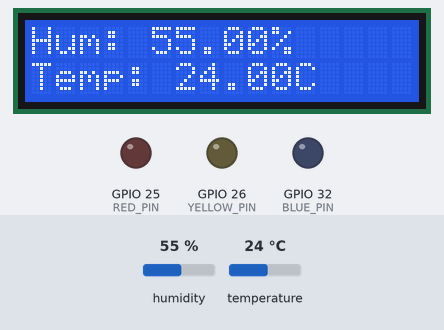
Recording of a program running on a simulated ESP32. Shown: 16×2 character LCD, output pins drawn as LEDs (lit = HIGH). The inputs (shaded band) are chosen by the test bench; at power-on: humidity 55 %, temperature 24 °C. WiFi joins after 1.5 s; servers stay silent unless stated; random numbers use the default seed unless the program sets one; no MQTT or app messages arrive unless stated; what the program prints to the serial monitor is not drawn.

Above: at 4.2 s.
4.3 s: humidity set to 31 %
At 5.8 s:
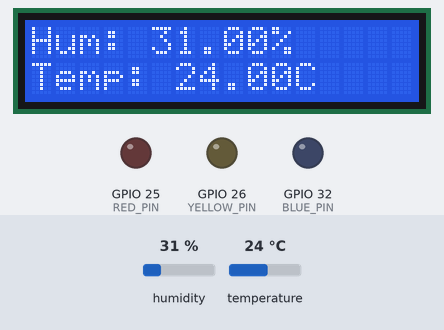
7.0 s: humidity set to 28 %
At 8.4 s:
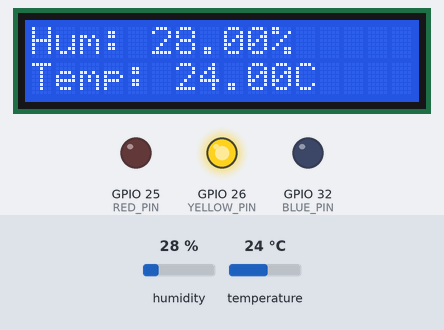
9.7 s: temperature set to 15.7 °C
At 12.4 s:
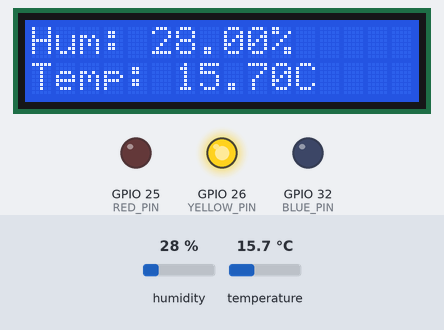
12.7 s: temperature set to 14.4 °C
At 14.1 s:
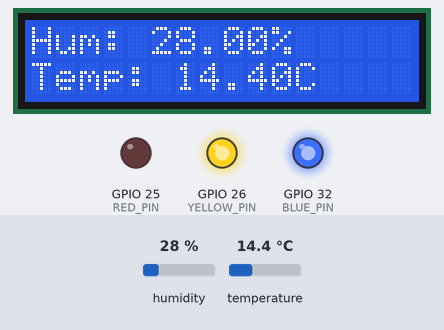
15.4 s: humidity set to 40 %
At 18.2 s:
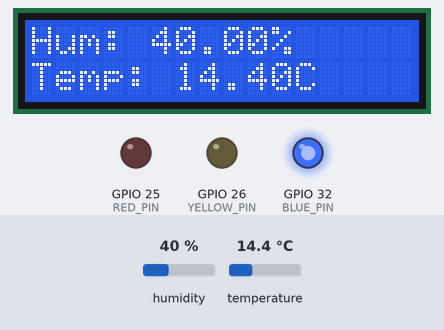
21.4 s: temperature set to 41 °C
At 22.4 s:
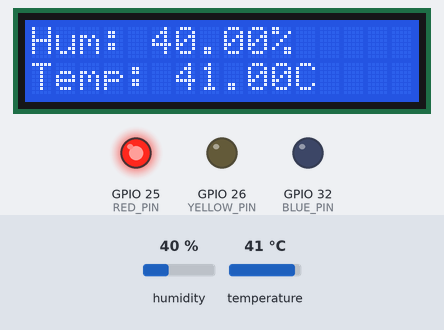
Timing chart, 0 to 24.4 s (numbered marks = the images above; inputs shaded):
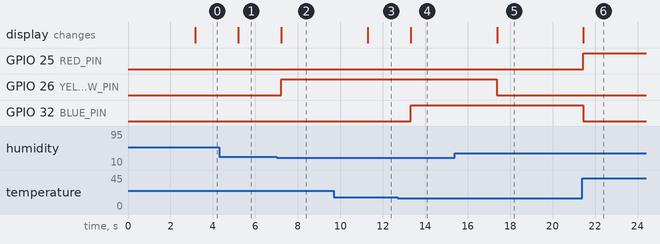

Measured:
- the behaviour switches between 30 and 29 % on humidity (found by bisection; images 1 and 2)
- the behaviour switches between 15.1 and 15 °C on temperature (found by bisection; images 3 and 4)
- after the input at 4.3 s, the display: changes after 0.89 s (image 1)
- after the input at 7.0 s, GPIO 26 (YELLOW_PIN): LOW → HIGH after 0.22 s; the display: changes after 0.22 s (image 2)
- after the input at 9.7 s, the display: changes after 1.6 s (image 3)
- after the input at 12.7 s, GPIO 32 (BLUE_PIN): LOW → HIGH after 0.62 s; the display: changes after 0.62 s (image 4)
- after the input at 15.4 s, GPIO 26 (YELLOW_PIN): HIGH → LOW after 2.0 s; the display: changes after 2.0 s (image 5)
- after the input at 21.4 s, GPIO 25 (RED_PIN): LOW → HIGH at once; GPIO 32 (BLUE_PIN): HIGH → LOW at once; the display: changes at once (image 6)

The program:

main.cpp
```cpp
#include <Arduino.h>
#include <WiFi.h>
#include <PubSubClient.h>
#include <DHT.h>
#include <LiquidCrystal_I2C.h>

/* ===================== WIFI ===================== */
const char *ssid = "Wokwi-GUEST";
const char *password = "";

/* ===================== MQTT ===================== */
const char *mqttServer = "broker.hivemq.com";
const int mqttPort = 1883;
const char *topic_pub = "ITKPS/Labmqtt/IT";

WiFiClient wifiClient;
PubSubClient mqttClient(wifiClient);

/* ===================== LCD ===================== */
LiquidCrystal_I2C lcd(0x27, 16, 2);

/* ===================== DHT22 ===================== */
#define DHTPIN 12        // เปลี่ยนเป็น 14 ถ้าใช้บอร์ดจริง
#define DHTTYPE DHT22
DHT dht(DHTPIN, DHTTYPE);

/* ===================== LED ===================== */
#define RED_PIN     25
#define YELLOW_PIN  26
#define BLUE_PIN    32

/* ===================== FUNCTIONS ===================== */
void initLCD()
{
  lcd.init();
  lcd.backlight();
  lcd.clear();
  lcd.setCursor(0, 0);
  lcd.print("Starting...");
  delay(1500);
}

void displayLCD(int col, int row, String msg, bool clear = true)
{
  if (clear) lcd.clear();
  lcd.setCursor(col, row);
  lcd.print(msg);
}

void setup_wifi()
{
  Serial.print("Connecting to WiFi");
  WiFi.begin(ssid, password);
  while (WiFi.status() != WL_CONNECTED)
  {
    delay(500);
    Serial.print(".");
  }
  Serial.println("\nWiFi connected");
  Serial.print("IP: ");
  Serial.println(WiFi.localIP());
}

void reconnectMQTT()
{
  while (!mqttClient.connected())
  {
    Serial.print("Connecting MQTT...");
    String clientId = "ESP32-" + String(random(0xffff), HEX);
    if (mqttClient.connect(clientId.c_str()))
    {
      Serial.println("connected");
    }
    else
    {
      Serial.print("failed, rc=");
      Serial.print(mqttClient.state());
      delay(3000);
    }
  }
}

/* ===================== SETUP ===================== */
void setup()
{
  Serial.begin(115200);

  pinMode(RED_PIN, OUTPUT);
  pinMode(YELLOW_PIN, OUTPUT);
  pinMode(BLUE_PIN, OUTPUT);

  dht.begin();
  initLCD();

  setup_wifi();
  mqttClient.setServer(mqttServer, mqttPort);
}

/* ===================== LOOP ===================== */
void loop()
{
  if (!mqttClient.connected())
  {
    reconnectMQTT();
  }
  mqttClient.loop();

  float hum = dht.readHumidity();
  float temp = dht.readTemperature();

  if (isnan(hum) || isnan(temp))
  {
    displayLCD(0, 0, "DHT Error!");
    delay(2000);
    return;
  }

  /* ---------- LCD ---------- */
  displayLCD(0, 0, "Hum: " + String(hum) + "%");
  displayLCD(0, 1, "Temp: " + String(temp) + "C", false);

  /* ---------- LED Logic ---------- */
  // Temperature
  if (temp >= 35)
  {
    digitalWrite(RED_PIN, HIGH);
    digitalWrite(BLUE_PIN, LOW);
  }
  else if (temp <= 15)
  {
    digitalWrite(BLUE_PIN, HIGH);
    digitalWrite(RED_PIN, LOW);
  }
  else
  {
    digitalWrite(RED_PIN, LOW);
    digitalWrite(BLUE_PIN, LOW);
  }

  // Humidity
  digitalWrite(YELLOW_PIN, hum < 30 ? HIGH : LOW);

  /* ---------- MQTT Publish ---------- */
  String payload = "{\"temp\":" + String(temp) +
                   ",\"hum\":" + String(hum) + "}";

  mqttClient.publish(topic_pub, payload.c_str());
  Serial.println(payload);

  delay(2000);
}
```
